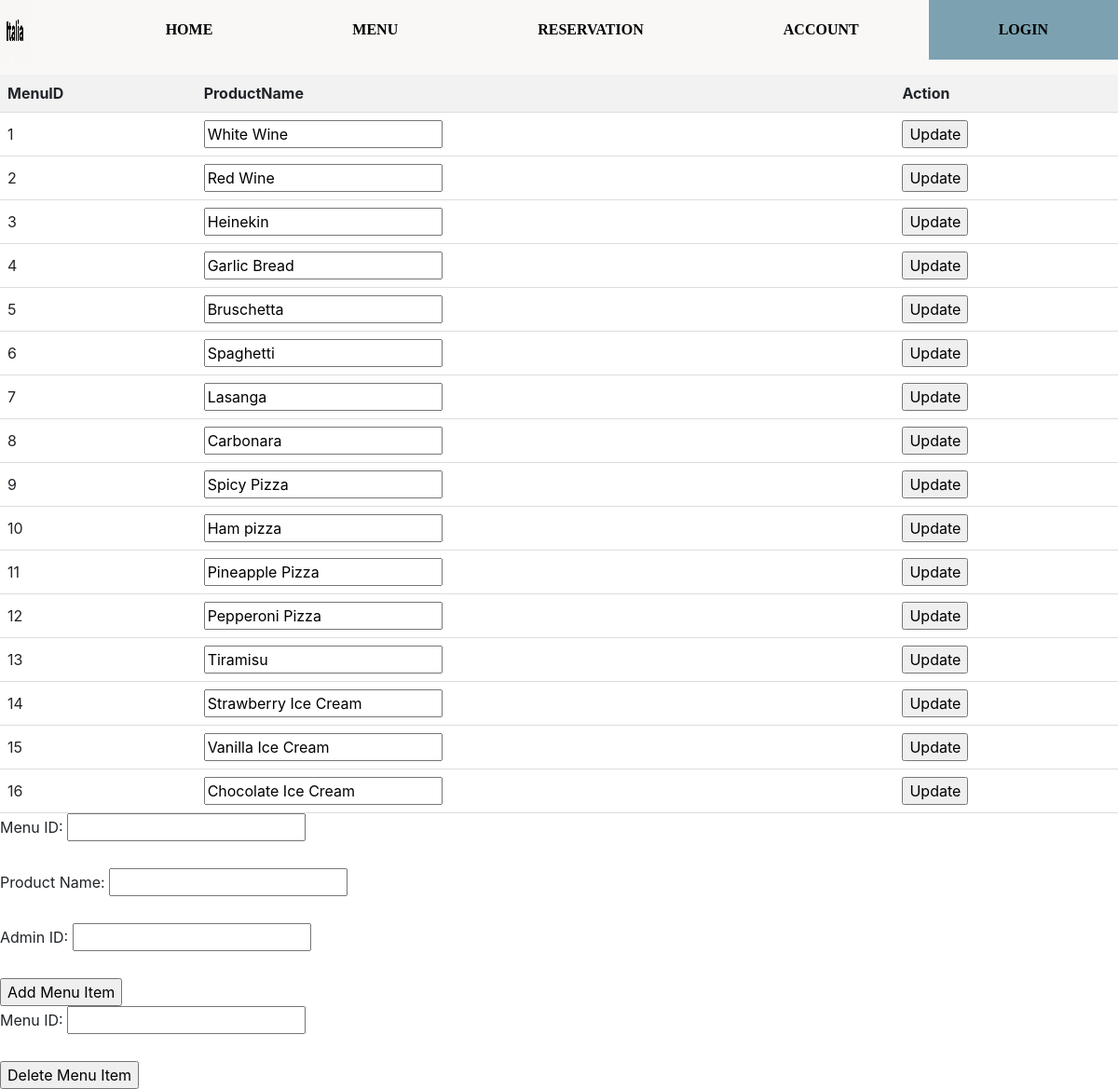
The app's page /OneDrive_2024-04-12/webdesign/admin.php (signed in) with its own data.
### tables this page shows
CREATE TABLE `menu` (
  `MenuID` int NOT NULL,
  `ProductName` varchar(30) NOT NULL,
  `adminID_fk` int NOT NULL
);

### OneDrive_2024-04-12/webdesign/classfolder/menuclass.php (called while the page is built, shortened)
<?php
class Menu
{
    private $conn;
    public function __construct($connection)
    {
        $this->conn = $connection;
    }
    public function getMenuItems()
    {
        $menuItems = [];
        $sql = "SELECT MenuID, ProductName, adminID_fk FROM menu";
        $stmt = $this->conn->query($sql);
        if ($stmt !== false) {
            while ($row = $stmt->fetch(PDO::FETCH_ASSOC)) {
                $menuItems[] = $row;
            }
        } else {
        }
        return $menuItems;
    }
}
?>

### OneDrive_2024-04-12/webdesign/adminmenumethod.php (the view, shortened to what this page needs)
<?php
require 'connection.php';
require 'classfolder/menuclass.php';
$menu = new Menu($conn);
try {
    $menuItems = $menu->getMenuItems();
    if (!empty($menuItems)) {
        echo "<form method='POST'>";
        echo "<table>
                <thead>
                    <tr>
                        <th>MenuID</th>
                        <th>ProductName</th>
                        <th>Action</th>
                    </tr>
                </thead>
                <tbody>";
        foreach ($menuItems as $menuItem) {
            echo "<tr>
                    <td>{$menuItem["MenuID"]}</td>
                    <td><input type='text' name='ProductName[]' value='{$menuItem["ProductName"]}'></td>
                    <td>
                        <input type='hidden' name='MenuID[]' value='{$menuItem["MenuID"]}'>
                        <input type='submit' name='updateMenuItem' value='Update'>
                    </td>
                </tr>";
        }
        echo "</tbody></table>";
        echo "</form>";
    } else {
        echo "No results found.";
    }
} catch (PDOException $e) {
    echo "Error: " . $e->getMessage();
}
?>

### OneDrive_2024-04-12/webdesign/css/home.css (style rules this page uses)
table { width: 100%; border-collapse: collapse; }
th, td { padding: 8px; text-align: left; border-bottom: 1px solid #ddd; }
th { background-color: #f2f2f2; }

### OneDrive_2024-04-12/webdesign/admin.php (style rules this page uses)
table { width: 100%; border-collapse: collapse; }
th, td { padding: 8px; text-align: left; border-bottom: 1px solid #ddd; }
th { background-color: #f2f2f2; }

### records on screen
menu: MenuID "1", ProductName "White Wine"
menu: MenuID "2", ProductName "Red Wine"
menu: MenuID "3", ProductName "Heinekin"
menu: MenuID "4", ProductName "Garlic Bread"
menu: MenuID "5", ProductName "Bruschetta"
menu: MenuID "6", ProductName "Spaghetti"
menu: MenuID "7", ProductName "Lasanga"
menu: MenuID "8", ProductName "Carbonara"
menu: MenuID "9", ProductName "Spicy Pizza"
menu: MenuID "10", ProductName "Ham pizza"
menu: MenuID "11", ProductName "Pineapple Pizza"
menu: MenuID "12", ProductName "Pepperoni Pizza"
menu: MenuID "13", ProductName "Tiramisu"
menu: MenuID "14", ProductName "Strawberry Ice Cream"
menu: MenuID "15", ProductName "Vanilla Ice Cream"
menu: MenuID "16", ProductName "Chocolate Ice Cream"
